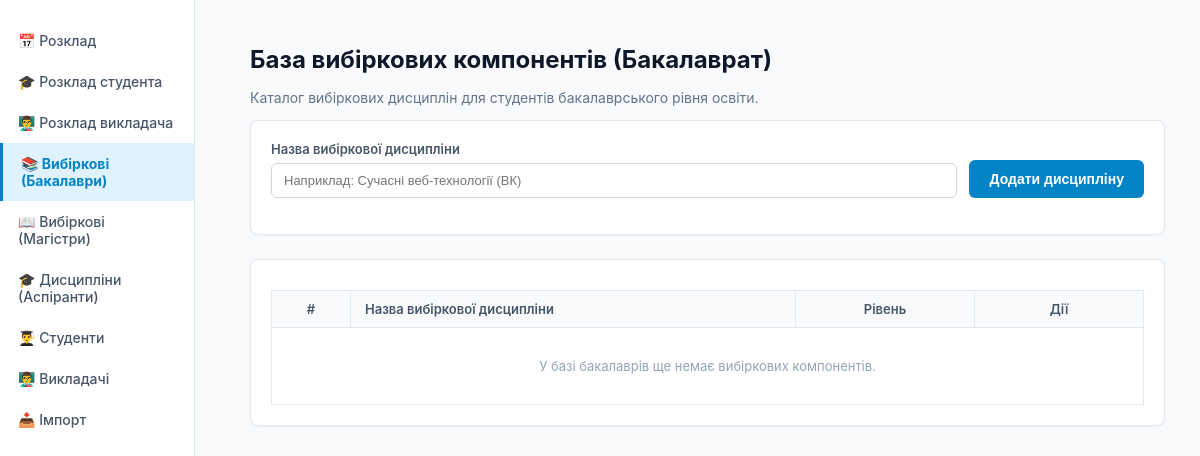
The app's page /time-table/selective/bachelor/, older data.
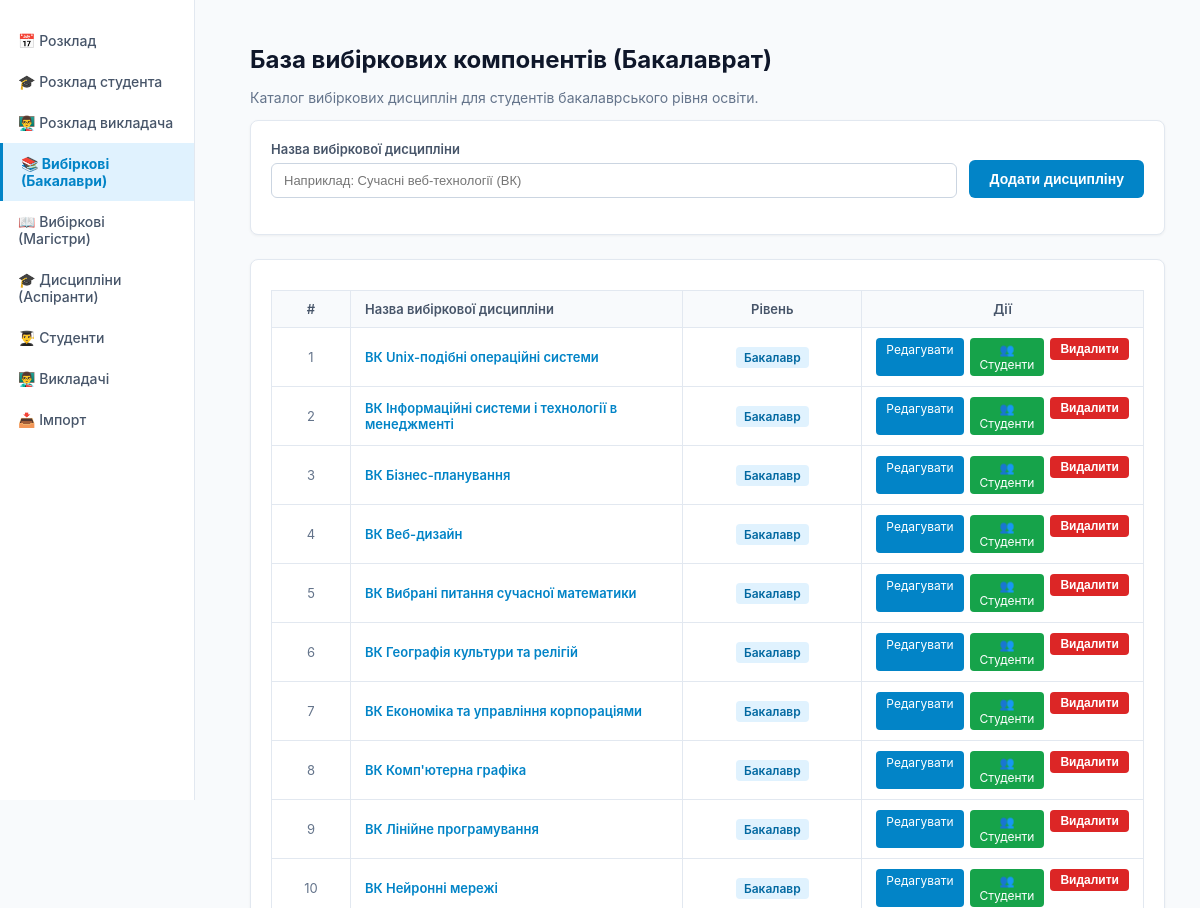
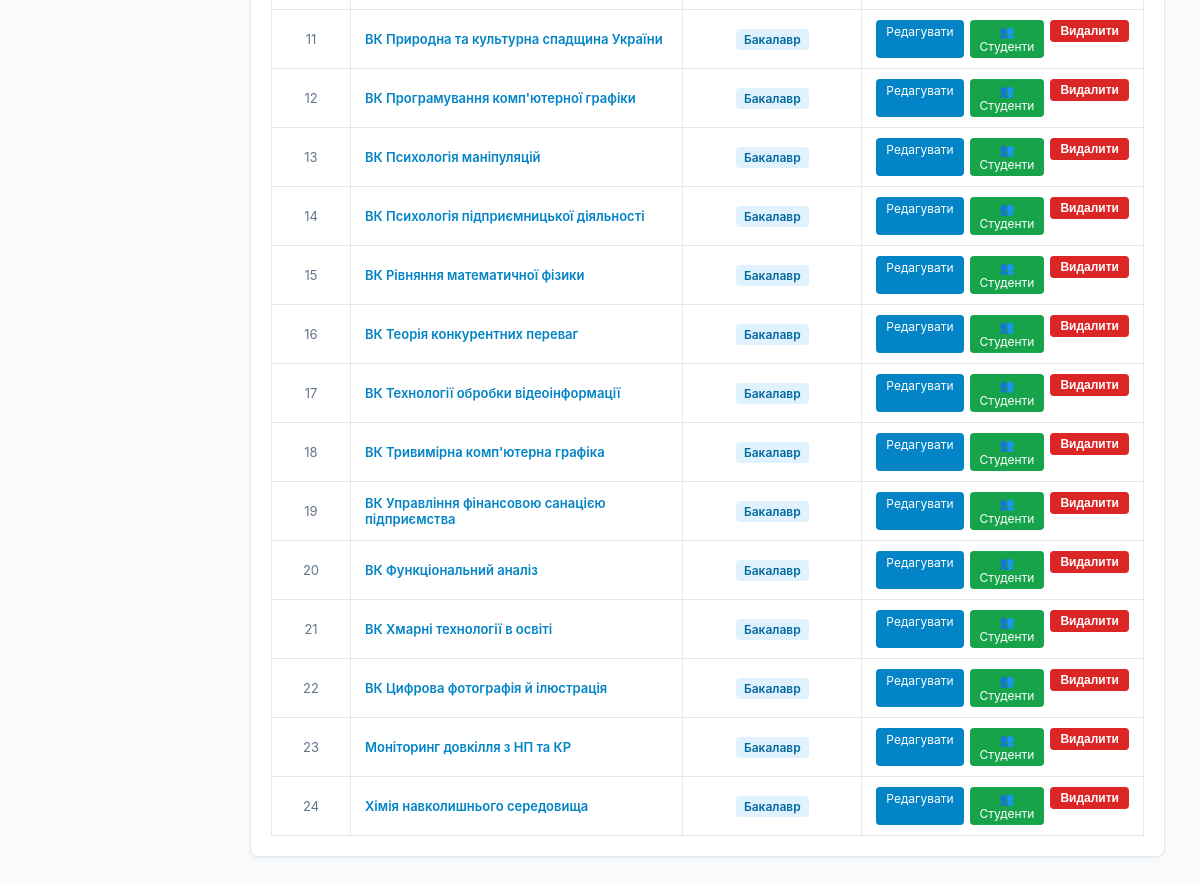
The same page, newer data (2 pictures, top to bottom).
### scheduler/models.py (models this page shows, shortened)
class Subject(models.Model):
    title = models.CharField(max_length=150, verbose_name="Назва дисципліни")
    is_elective = models.BooleanField(default=False, verbose_name="Вибірковий компонент")
    specialty = models.CharField(max_length=100, blank=True, default="", verbose_name="Спеціальність")
    students = models.ManyToManyField(Student, blank=True, related_name='selective_subjects', verbose_name="Студенти")
    LEVEL_CHOICES = [
        ('bachelor', 'Бакалавр'),
        ('master', 'Магістр'),
        ('postgraduate', 'Аспірант'),
    ]
    level = models.CharField(max_length=20, choices=LEVEL_CHOICES, default='bachelor', verbose_name="Освітній рівень")

### scheduler/views.py (the view, shortened to what this page needs)
# urls.py: path('time-table/selective/bachelor/', views.selective_bachelor_view, name='selective_bachelor'),
def selective_bachelor_view(request):
    edit_id = request.GET.get('edit')
    editing_subject = Subject.objects.filter(id=edit_id, level='bachelor').first() if edit_id else None
    return render(request, "selective_bachelor.html", {'subjects': Subject.objects.filter(is_elective=True, level='bachelor').order_by('title'), 'editing_subject': editing_subject})

### scheduler/templates/selective_bachelor.html (shortened to what this page needs)
﻿<!DOCTYPE html>
<html lang="uk">
<head>
</head>
<body>
    <div class="sidebar">
        <a href="/" class="sidebar-item">📅 Розклад</a>
        <a href="/time-table/student/" class="sidebar-item">🎓 Розклад студента</a>
        <a href="/time-table/teacher/" class="sidebar-item">👨‍🏫 Розклад викладача</a>
        <a href="/time-table/selective/bachelor/" class="sidebar-item active">📚 Вибіркові (Бакалаври)</a>
        <a href="/time-table/selective/master/" class="sidebar-item">📖 Вибіркові (Магістри)</a>
        <a href="/time-table/selective/postgraduate/" class="sidebar-item">🎓 Дисципліни (Аспіранти)</a>
        <a href="/students/" class="sidebar-item">👨‍🎓 Студенти</a>
        <a href="/teachers/" class="sidebar-item">👨‍🏫 Викладачі</a>
        <a href="/import/" class="sidebar-item">📥 Імпорт</a>
    </div>
    <div class="main-content">
        <h1>База вибіркових компонентів (Бакалаврат)</h1>
        <p style="color: #64748b; margin-top: 0; font-size: 14px;">Каталог вибіркових дисциплін для студентів бакалаврського рівня освіти.</p>
        <div class="card">
            <form method="POST">
                <div class="form-row">
                    <div class="form-group">
                        <label class="field-label">Назва вибіркової дисципліни</label>
                        <input type="text" name="title" value="{% if editing_subject %}{{ editing_subject.title }}{% endif %}" placeholder="Наприклад: Сучасні веб-технології (ВК)" required>
                    </div>
                    <div>
                        <button type="submit">{% if editing_subject %}Зберегти зміни{% else %}Додати дисципліну{% endif %}</button>
                    </div>
                </div>
            </form>
        </div>
        <div class="card">
            <table>
                <thead>
                    <tr>
                        <th style="width: 50px; text-align: center;">#</th>
                        <th>Назва вибіркової дисципліни</th>
                        <th style="width: 150px; text-align: center;">Рівень</th>
                        <th style="width: 140px; text-align: center;">Дії</th>
                    </tr>
                </thead>
                <tbody>
                    {% for s in subjects %}
                    <tr>
                        <td style="text-align: center; color: #64748b;">{{ forloop.counter }}</td>
                        <td style="font-weight: 600; color: #0284c7;">{{ s.title }}</td>
                        <td style="text-align: center;"><span style="background: #e0f2fe; color: #0369a1; padding: 3px 8px; border-radius: 4px; font-size: 12px; font-weight: 600;">Бакалавр</span></td>
                        <td style="text-align: center;">
                            <div class="actions" style="justify-content: center;">
                                <a href="?edit={{ s.id }}" class="btn-sm" style="background: #0284c7; color: #fff;">Редагувати</a>
                                <a href="/time-table/selective/subject/{{ s.id }}/students/" class="btn-sm" style="background: #16a34a; color: #fff;">👥 Студенти</a>
                                <form method="POST" style="display:inline;" onsubmit="return confirm('Видалити цю дисципліну?');">
                                    <button type="submit" class="btn-sm btn-danger" style="height: auto; padding: 4px 10px;">Видалити</button>
                                </form>
                            </div>
                        </td>
                    </tr>
                    {% empty %}
                    <tr>
                        <td colspan="4" class="empty">У базі бакалаврів ще немає вибіркових компонентів.</td>
                    </tr>
                    {% endfor %}
                </tbody>
            </table>
        </div>
    </div>
</body>
</html>

Row changes from the older to the newer data that the page shows:
now on this page (row edited): Subject: title "ВК Unix-подібні операційні системи"
now on this page (row edited): Subject: title "ВК Інформаційні системи і технології в менеджменті"
now on this page (row edited): Subject: title "ВК Бізнес-планування"
now on this page (row edited): Subject: title "ВК Веб-дизайн"
now on this page (row edited): Subject: title "ВК Вибрані питання сучасної математики"
added Subject: title "ВК Географія культури та релігій"
now on this page (row edited): Subject: title "ВК Економіка та управління корпораціями"
now on this page (row edited): Subject: title "ВК Комп'ютерна графіка"
now on this page (row edited): Subject: title "ВК Лінійне програмування"
now on this page (row edited): Subject: title "ВК Нейронні мережі"
added Subject: title "ВК Природна та культурна спадщина України"
now on this page (row edited): Subject: title "ВК Програмування комп'ютерної графіки"
now on this page (row edited): Subject: title "ВК Психологія маніпуляцій"
now on this page (row edited): Subject: title "ВК Психологія підприємницької діяльності"
now on this page (row edited): Subject: title "ВК Рівняння математичної фізики"
now on this page (row edited): Subject: title "ВК Теорія конкурентних переваг"
now on this page (row edited): Subject: title "ВК Технології обробки відеоінформації"
now on this page (row edited): Subject: title "ВК Тривимірна комп'ютерна графіка"
now on this page (row edited): Subject: title "ВК Управління фінансовою санацією підприємства"
now on this page (row edited): Subject: title "ВК Функціональний аналіз"
now on this page (row edited): Subject: title "ВК Хмарні технології в освіті"
now on this page (row edited): Subject: title "ВК Цифрова фотографія й ілюстрація"
added Subject: title "Моніторинг довкілля з НП та КР"
added Subject: title "Хімія навколишнього середовища"
Text that changed along with them:
text no longer shown: "У базі бакалаврів ще немає вибіркових компонентів."
